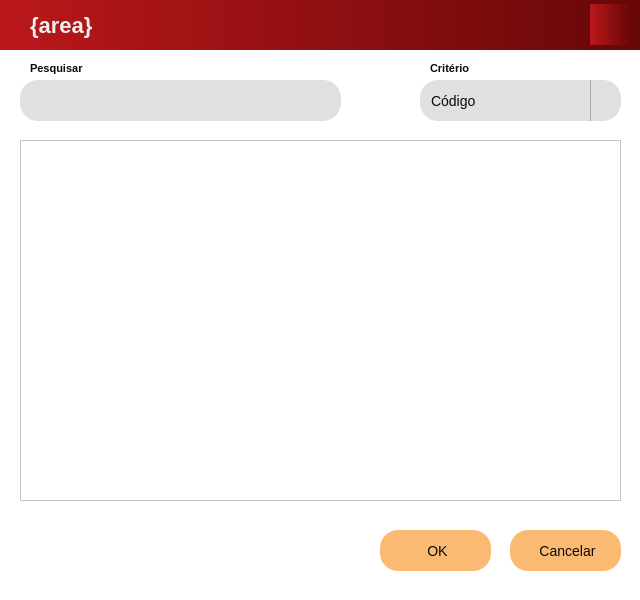
<?xml version="1.0" encoding="UTF-8"?>
<ui version="4.0">
 <class>SearchWindow</class>
 <widget class="QDialog" name="SearchWindow">
  <property name="geometry">
   <rect>
    <x>0</x>
    <y>0</y>
    <width>640</width>
    <height>600</height>
   </rect>
  </property>
  <property name="sizePolicy">
   <sizepolicy hsizetype="Fixed" vsizetype="Fixed">
    <horstretch>0</horstretch>
    <verstretch>0</verstretch>
   </sizepolicy>
  </property>
  <property name="windowTitle">
   <string>Pesquisar</string>
  </property>
  <property name="windowIcon">
   <iconset resource="../static/resource.qrc">
    <normaloff>:/image/image/LOGO.jpeg</normaloff>:/image/image/LOGO.jpeg</iconset>
  </property>
  <property name="styleSheet">
   <string notr="true">* {
    background-color: #ffffff;
	font-style: &quot;Segoe UI&quot;;
 	color: #0B090A;
}

QLabel {
    color: #0B090A;
    font-size: 12px;
    font-weight: bold;
}

QLineEdit {
    background-color: #DFE0E2;
    padding-left: 15px;
    border-radius: 18px;
	font-size: 18px;
}

QPushButton {
    background-color: #fbba72;
    border: 2px;
    border-radius: 18px;
    font-size: 14px;
    font-weight: regular;
}

QPushButton:hover {
    background-color: #399918;
    color: #EEEEEE
}

QPushButton:pressed {
    background-color: #6703c5;
    color: #EEEEEE;
}
</string>
  </property>
  <widget class="QWidget" name="window_title_bar" native="true">
   <property name="geometry">
    <rect>
     <x>0</x>
     <y>0</y>
     <width>641</width>
     <height>51</height>
    </rect>
   </property>
   <property name="styleSheet">
    <string notr="true">* {
background-color: qlineargradient(spread:pad, x1:0, y1:0, x2:1, y2:0, stop:0 rgba(186, 24, 27, 255), stop:1 rgba(102, 7, 8, 255));
}</string>
   </property>
   <widget class="QLabel" name="type_label">
    <property name="geometry">
     <rect>
      <x>30</x>
      <y>0</y>
      <width>421</width>
      <height>51</height>
     </rect>
    </property>
    <property name="font">
     <font>
      <pointsize>-1</pointsize>
      <weight>75</weight>
      <bold>true</bold>
     </font>
    </property>
    <property name="styleSheet">
     <string notr="true">QLabel {
	background-color: transparent;
    color: #EEEEEE;
    font-size: 22px;
    font-weight: regular;
	font-style: &quot;Segoe UI&quot;;
}</string>
    </property>
    <property name="text">
     <string>{area}</string>
    </property>
   </widget>
   <widget class="QLabel" name="enaplic_logo">
    <property name="geometry">
     <rect>
      <x>590</x>
      <y>4</y>
      <width>41</width>
      <height>41</height>
     </rect>
    </property>
    <property name="text">
     <string/>
    </property>
    <property name="pixmap">
     <pixmap resource="../static/resource.qrc">:/image/image/LOGO.jpeg</pixmap>
    </property>
    <property name="scaledContents">
     <bool>true</bool>
    </property>
   </widget>
  </widget>
  <widget class="QWidget" name="main_area" native="true">
   <property name="geometry">
    <rect>
     <x>0</x>
     <y>50</y>
     <width>641</width>
     <height>551</height>
    </rect>
   </property>
   <property name="sizePolicy">
    <sizepolicy hsizetype="Fixed" vsizetype="Fixed">
     <horstretch>0</horstretch>
     <verstretch>0</verstretch>
    </sizepolicy>
   </property>
   <property name="font">
    <font>
     <family>Segoe UI</family>
    </font>
   </property>
   <property name="toolTipDuration">
    <number>-4</number>
   </property>
   <property name="styleSheet">
    <string notr="true">* {
    background-color: #ffffff;
	font-style: 'Segoe UI';
}

QLabel {
    color: #0B090A;
    font-size: 11px;
    font-weight: bold;
}

QLineEdit {
    background-color: #DFE0E2;
    padding-left: 11px;
    border-radius: 18px;
	font-size: 14px;
}

QComboBox {
    background-color: #DFE0E2;
    padding-left: 11px;
    border-radius: 18px;
    height: 20px;
    font-size: 14px;
}

QComboBox::drop-down {
    subcontrol-origin: padding;
    subcontrol-position: top right;
    width: 30px;
    border-left-width: 1px;
    border-left-color: darkgray;
    border-left-style: solid;
    border-top-right-radius: 3px;
    border-bottom-right-radius: 3px;
}

QComboBox::down-arrow {
    image: url(../static/icon/arrow.png);
    width: 10px;
    height: 10px;
}

QPushButton {
    background-color: #fbba72;
    border: 2px;
    border-radius: 18px;
    font-size: 14px;
    font-weight: regular;
}

QPushButton:hover {
    background-color: #e5383b;
    color: #EEEEEE
}

QPushButton:pressed {
    background-color: #6703c5;
    color: #EEEEEE;
}</string>
   </property>
   <widget class="QPushButton" name="btn_close">
    <property name="geometry">
     <rect>
      <x>510</x>
      <y>480</y>
      <width>111</width>
      <height>41</height>
     </rect>
    </property>
    <property name="minimumSize">
     <size>
      <width>0</width>
      <height>41</height>
     </size>
    </property>
    <property name="font">
     <font>
      <pointsize>-1</pointsize>
     </font>
    </property>
    <property name="focusPolicy">
     <enum>Qt::TabFocus</enum>
    </property>
    <property name="styleSheet">
     <string notr="true">QPushButton:hover {
    background-color: #d60000;
    color: #EEEEEE
}</string>
    </property>
    <property name="text">
     <string> Cancelar</string>
    </property>
    <property name="icon">
     <iconset resource="../static/resource.qrc">
      <normaloff>:/icon/icon/excluir (1).png</normaloff>:/icon/icon/excluir (1).png</iconset>
    </property>
    <property name="iconSize">
     <size>
      <width>16</width>
      <height>16</height>
     </size>
    </property>
   </widget>
   <widget class="QLabel" name="search_label">
    <property name="geometry">
     <rect>
      <x>30</x>
      <y>10</y>
      <width>61</width>
      <height>16</height>
     </rect>
    </property>
    <property name="font">
     <font>
      <pointsize>-1</pointsize>
      <weight>75</weight>
      <bold>true</bold>
     </font>
    </property>
    <property name="text">
     <string>Pesquisar</string>
    </property>
   </widget>
   <widget class="QLineEdit" name="search_field">
    <property name="geometry">
     <rect>
      <x>20</x>
      <y>30</y>
      <width>321</width>
      <height>41</height>
     </rect>
    </property>
    <property name="minimumSize">
     <size>
      <width>10</width>
      <height>41</height>
     </size>
    </property>
    <property name="font">
     <font>
      <pointsize>-1</pointsize>
     </font>
    </property>
    <property name="focusPolicy">
     <enum>Qt::ClickFocus</enum>
    </property>
    <property name="accessibleDescription">
     <string/>
    </property>
    <property name="styleSheet">
     <string notr="true"/>
    </property>
    <property name="inputMask">
     <string/>
    </property>
    <property name="text">
     <string/>
    </property>
    <property name="maxLength">
     <number>100</number>
    </property>
    <property name="clearButtonEnabled">
     <bool>true</bool>
    </property>
   </widget>
   <widget class="QPushButton" name="btn_ok">
    <property name="geometry">
     <rect>
      <x>380</x>
      <y>480</y>
      <width>111</width>
      <height>41</height>
     </rect>
    </property>
    <property name="minimumSize">
     <size>
      <width>0</width>
      <height>41</height>
     </size>
    </property>
    <property name="font">
     <font>
      <pointsize>-1</pointsize>
     </font>
    </property>
    <property name="focusPolicy">
     <enum>Qt::TabFocus</enum>
    </property>
    <property name="styleSheet">
     <string notr="true">QPushButton:hover {
    background-color: #399918;
    color: #EEEEEE
}</string>
    </property>
    <property name="text">
     <string> OK</string>
    </property>
    <property name="icon">
     <iconset resource="../static/resource.qrc">
      <normaloff>:/icon/icon/carraca.png</normaloff>:/icon/icon/carraca.png</iconset>
    </property>
    <property name="iconSize">
     <size>
      <width>16</width>
      <height>16</height>
     </size>
    </property>
   </widget>
   <widget class="QComboBox" name="type_search_combobox">
    <property name="geometry">
     <rect>
      <x>420</x>
      <y>30</y>
      <width>201</width>
      <height>41</height>
     </rect>
    </property>
    <property name="sizePolicy">
     <sizepolicy hsizetype="Fixed" vsizetype="Fixed">
      <horstretch>0</horstretch>
      <verstretch>0</verstretch>
     </sizepolicy>
    </property>
    <property name="minimumSize">
     <size>
      <width>10</width>
      <height>41</height>
     </size>
    </property>
    <property name="font">
     <font>
      <pointsize>-1</pointsize>
     </font>
    </property>
    <property name="cursor">
     <cursorShape>ArrowCursor</cursorShape>
    </property>
    <property name="focusPolicy">
     <enum>Qt::ClickFocus</enum>
    </property>
    <property name="currentText">
     <string>Código</string>
    </property>
    <property name="currentIndex">
     <number>0</number>
    </property>
    <property name="maxVisibleItems">
     <number>10</number>
    </property>
    <property name="maxCount">
     <number>10</number>
    </property>
    <property name="insertPolicy">
     <enum>QComboBox::InsertAlphabetically</enum>
    </property>
    <property name="iconSize">
     <size>
      <width>32</width>
      <height>32</height>
     </size>
    </property>
    <property name="modelColumn">
     <number>0</number>
    </property>
    <item>
     <property name="text">
      <string>Código</string>
     </property>
    </item>
    <item>
     <property name="text">
      <string>Descrição</string>
     </property>
    </item>
   </widget>
   <widget class="QLabel" name="type_search_label">
    <property name="geometry">
     <rect>
      <x>430</x>
      <y>10</y>
      <width>61</width>
      <height>16</height>
     </rect>
    </property>
    <property name="font">
     <font>
      <pointsize>-1</pointsize>
      <weight>75</weight>
      <bold>true</bold>
     </font>
    </property>
    <property name="text">
     <string>Critério</string>
    </property>
   </widget>
   <widget class="QPushButton" name="btn_search">
    <property name="geometry">
     <rect>
      <x>345</x>
      <y>30</y>
      <width>41</width>
      <height>41</height>
     </rect>
    </property>
    <property name="minimumSize">
     <size>
      <width>0</width>
      <height>41</height>
     </size>
    </property>
    <property name="font">
     <font>
      <pointsize>-1</pointsize>
     </font>
    </property>
    <property name="focusPolicy">
     <enum>Qt::TabFocus</enum>
    </property>
    <property name="styleSheet">
     <string notr="true">QPushButton {
    background-color: #fff;
    border: 2px;
    border-radius: 18px;
    font-size: 14px;
    font-weight: regular;
}

QPushButton:hover {
    background-color: transparent;
    color: #EEEEEE
}

QPushButton:pressed {
    background-color: transparent;
    color: #EEEEEE;
}</string>
    </property>
    <property name="text">
     <string/>
    </property>
    <property name="icon">
     <iconset resource="../static/resource.qrc">
      <normaloff>:/icon/icon/lupa (2).png</normaloff>:/icon/icon/lupa (2).png</iconset>
    </property>
    <property name="iconSize">
     <size>
      <width>32</width>
      <height>32</height>
     </size>
    </property>
   </widget>
   <widget class="QTableWidget" name="search_table">
    <property name="geometry">
     <rect>
      <x>20</x>
      <y>90</y>
      <width>601</width>
      <height>361</height>
     </rect>
    </property>
    <property name="sizePolicy">
     <sizepolicy hsizetype="Expanding" vsizetype="Expanding">
      <horstretch>0</horstretch>
      <verstretch>0</verstretch>
     </sizepolicy>
    </property>
    <property name="styleSheet">
     <string notr="true"/>
    </property>
    <property name="editTriggers">
     <set>QAbstractItemView::NoEditTriggers</set>
    </property>
    <property name="alternatingRowColors">
     <bool>true</bool>
    </property>
    <property name="showGrid">
     <bool>false</bool>
    </property>
    <property name="cornerButtonEnabled">
     <bool>false</bool>
    </property>
    <property name="rowCount">
     <number>0</number>
    </property>
    <attribute name="horizontalHeaderMinimumSectionSize">
     <number>100</number>
    </attribute>
    <attribute name="horizontalHeaderShowSortIndicator" stdset="0">
     <bool>true</bool>
    </attribute>
    <attribute name="horizontalHeaderStretchLastSection">
     <bool>false</bool>
    </attribute>
    <attribute name="verticalHeaderDefaultSectionSize">
     <number>25</number>
    </attribute>
    <attribute name="verticalHeaderMinimumSectionSize">
     <number>25</number>
    </attribute>
   </widget>
   <zorder>search_table</zorder>
   <zorder>btn_close</zorder>
   <zorder>search_label</zorder>
   <zorder>search_field</zorder>
   <zorder>btn_ok</zorder>
   <zorder>type_search_combobox</zorder>
   <zorder>type_search_label</zorder>
   <zorder>btn_search</zorder>
  </widget>
 </widget>
 <resources>
  <include location="../static/resource.qrc"/>
 </resources>
 <connections/>
</ui>
